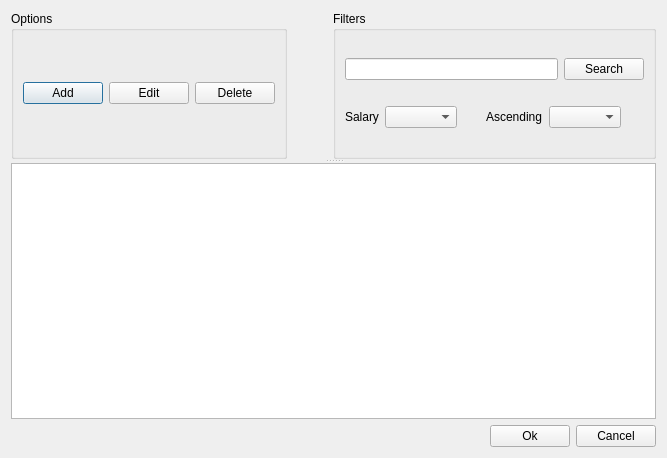
<?xml version="1.0" encoding="UTF-8"?>
<ui version="4.0">
 <class>Employees_management</class>
 <widget class="QDialog" name="Employees_management">
  <property name="geometry">
   <rect>
    <x>0</x>
    <y>0</y>
    <width>667</width>
    <height>458</height>
   </rect>
  </property>
  <property name="windowTitle">
   <string>Esprit-RP : employee management</string>
  </property>
  <property name="styleSheet">
   <string notr="true"/>
  </property>
  <layout class="QVBoxLayout" name="verticalLayout_3">
   <item>
    <widget class="QSplitter" name="splitter">
     <property name="orientation">
      <enum>Qt::Vertical</enum>
     </property>
     <widget class="QWidget" name="layoutWidget">
      <layout class="QHBoxLayout" name="horizontalLayout_5">
       <item>
        <widget class="QGroupBox" name="Group_Options">
         <property name="sizePolicy">
          <sizepolicy hsizetype="Expanding" vsizetype="Expanding">
           <horstretch>0</horstretch>
           <verstretch>0</verstretch>
          </sizepolicy>
         </property>
         <property name="title">
          <string>Options</string>
         </property>
         <layout class="QHBoxLayout" name="horizontalLayout_2">
          <item>
           <layout class="QHBoxLayout" name="horizontalLayout">
            <item>
             <widget class="QPushButton" name="Button_Add">
              <property name="text">
               <string>Add</string>
              </property>
             </widget>
            </item>
            <item>
             <widget class="QPushButton" name="Button_Edit">
              <property name="text">
               <string>Edit</string>
              </property>
             </widget>
            </item>
            <item>
             <widget class="QPushButton" name="Button_Delete">
              <property name="text">
               <string>Delete</string>
              </property>
             </widget>
            </item>
           </layout>
          </item>
         </layout>
        </widget>
       </item>
       <item>
        <spacer name="horizontalSpacer_2">
         <property name="orientation">
          <enum>Qt::Horizontal</enum>
         </property>
         <property name="sizeType">
          <enum>QSizePolicy::Fixed</enum>
         </property>
         <property name="sizeHint" stdset="0">
          <size>
           <width>40</width>
           <height>20</height>
          </size>
         </property>
        </spacer>
       </item>
       <item>
        <widget class="QGroupBox" name="Group_Filters">
         <property name="sizePolicy">
          <sizepolicy hsizetype="Expanding" vsizetype="Expanding">
           <horstretch>0</horstretch>
           <verstretch>0</verstretch>
          </sizepolicy>
         </property>
         <property name="title">
          <string>Filters</string>
         </property>
         <layout class="QVBoxLayout" name="verticalLayout_2">
          <item>
           <layout class="QVBoxLayout" name="verticalLayout">
            <item>
             <layout class="QHBoxLayout" name="horizontalLayout_3">
              <item>
               <widget class="QLineEdit" name="Line_Search"/>
              </item>
              <item>
               <widget class="QPushButton" name="Button_Search">
                <property name="text">
                 <string>Search</string>
                </property>
               </widget>
              </item>
             </layout>
            </item>
            <item>
             <spacer name="verticalSpacer">
              <property name="orientation">
               <enum>Qt::Vertical</enum>
              </property>
              <property name="sizeType">
               <enum>QSizePolicy::Fixed</enum>
              </property>
              <property name="sizeHint" stdset="0">
               <size>
                <width>20</width>
                <height>20</height>
               </size>
              </property>
             </spacer>
            </item>
            <item>
             <layout class="QHBoxLayout" name="horizontalLayout_4">
              <item>
               <widget class="QLabel" name="label_Level">
                <property name="sizePolicy">
                 <sizepolicy hsizetype="Fixed" vsizetype="Fixed">
                  <horstretch>0</horstretch>
                  <verstretch>0</verstretch>
                 </sizepolicy>
                </property>
                <property name="text">
                 <string>Salary</string>
                </property>
               </widget>
              </item>
              <item>
               <widget class="QComboBox" name="Combo_level"/>
              </item>
              <item>
               <spacer name="horizontalSpacer">
                <property name="orientation">
                 <enum>Qt::Horizontal</enum>
                </property>
                <property name="sizeType">
                 <enum>QSizePolicy::Preferred</enum>
                </property>
                <property name="sizeHint" stdset="0">
                 <size>
                  <width>40</width>
                  <height>20</height>
                 </size>
                </property>
               </spacer>
              </item>
              <item>
               <widget class="QLabel" name="label_class">
                <property name="sizePolicy">
                 <sizepolicy hsizetype="Fixed" vsizetype="Fixed">
                  <horstretch>0</horstretch>
                  <verstretch>0</verstretch>
                 </sizepolicy>
                </property>
                <property name="text">
                 <string>Ascending</string>
                </property>
               </widget>
              </item>
              <item>
               <widget class="QComboBox" name="Combo_Class"/>
              </item>
              <item>
               <spacer name="horizontalSpacer_3">
                <property name="orientation">
                 <enum>Qt::Horizontal</enum>
                </property>
                <property name="sizeType">
                 <enum>QSizePolicy::Preferred</enum>
                </property>
                <property name="sizeHint" stdset="0">
                 <size>
                  <width>40</width>
                  <height>0</height>
                 </size>
                </property>
               </spacer>
              </item>
             </layout>
            </item>
           </layout>
          </item>
         </layout>
        </widget>
       </item>
      </layout>
     </widget>
     <widget class="QTableWidget" name="tableWidget"/>
    </widget>
   </item>
   <item>
    <layout class="QHBoxLayout" name="horizontalLayout_6">
     <item>
      <spacer name="horizontalSpacer_4">
       <property name="orientation">
        <enum>Qt::Horizontal</enum>
       </property>
       <property name="sizeHint" stdset="0">
        <size>
         <width>40</width>
         <height>20</height>
        </size>
       </property>
      </spacer>
     </item>
     <item>
      <widget class="QPushButton" name="ok">
       <property name="sizePolicy">
        <sizepolicy hsizetype="Preferred" vsizetype="Preferred">
         <horstretch>0</horstretch>
         <verstretch>0</verstretch>
        </sizepolicy>
       </property>
       <property name="text">
        <string>Ok</string>
       </property>
      </widget>
     </item>
     <item>
      <widget class="QPushButton" name="Cancel">
       <property name="sizePolicy">
        <sizepolicy hsizetype="Preferred" vsizetype="Preferred">
         <horstretch>0</horstretch>
         <verstretch>0</verstretch>
        </sizepolicy>
       </property>
       <property name="text">
        <string>Cancel</string>
       </property>
      </widget>
     </item>
    </layout>
   </item>
  </layout>
 </widget>
 <resources/>
 <connections/>
</ui>
